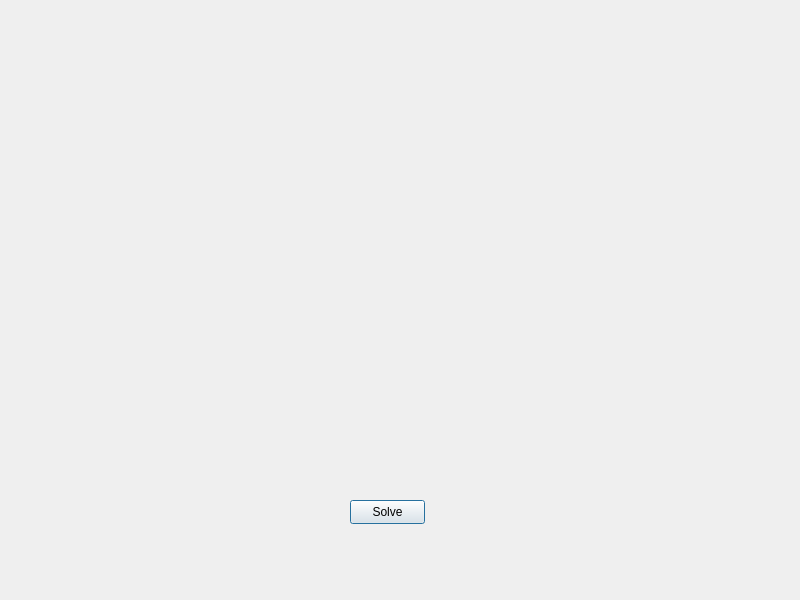
<?xml version="1.0" encoding="UTF-8"?>
<ui version="4.0">
 <class>Dialog</class>
 <widget class="QDialog" name="Dialog">
  <property name="geometry">
   <rect>
    <x>0</x>
    <y>0</y>
    <width>800</width>
    <height>600</height>
   </rect>
  </property>
  <property name="windowTitle">
   <string>Dialog</string>
  </property>
  <widget class="QPushButton" name="pushButton_solve">
   <property name="geometry">
    <rect>
     <x>350</x>
     <y>500</y>
     <width>75</width>
     <height>24</height>
    </rect>
   </property>
   <property name="text">
    <string>Solve</string>
   </property>
  </widget>
 </widget>
 <resources/>
 <connections/>
</ui>
